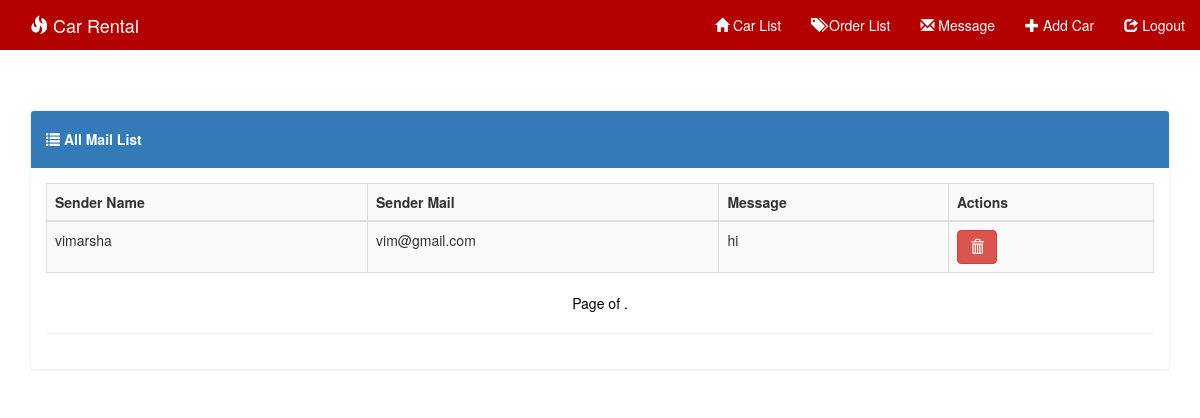
Screenshot of /message/ with the database file from the repository.
### system/models.py (models this page shows)
class PrivateMsg(models.Model):
    name = models.CharField(max_length=200)
    email = models.EmailField()
    message = models.TextField()

### system/views.py (the view)
# urls.py: url(r'^message/$', admin_msg, name='message'),
def admin_msg(request):
    msg = PrivateMsg.objects.order_by('-id')
    context={
        "car": msg,
    }
    return render(request, 'admin_msg.html', context)

### templates/admin_msg.html (shortened to what this page needs)
{% extends 'base.html' %}
{% load crispy_forms_tags %}
{% block nav %}
    <div class="collapse navbar-collapse" id="myNavbar">
      <ul class="nav navbar-nav navbar-right">
        <li><a href="{% url 'adminIndex' %}"><span class="glyphicon glyphicon-home"></span> Car List</a></li>
        <li><a href="{% url 'order_list' %}"><span class="glyphicon glyphicon-tags"></span> Order List</a></li>
        <li><a href="{% url 'message' %}"><span class="glyphicon glyphicon-envelope"></span> Message</a></li>
         <li><a href="{% url 'car_create' %}"><span class="glyphicon glyphicon-plus"></span> Add Car</a></li>
        <li><a href="{% url 'logout' %}"><span class="glyphicon glyphicon-share"></span> Logout</a></li>
      </ul>
    </div>
{% endblock %}
{% block body %}
<div class='container table-responsive'>
<div class="panel panel-primary">
  <div class="panel-heading"><h5><strong><span class="glyphicon glyphicon-list"></span> All Mail List</strong></h5> </div>
    <div class="panel-body">
  <table class="table table-bordered table-striped table-hover">
   <tr>
    <td><strong>Sender Name</strong></td>
    <td><strong>Sender Mail</strong></td>
    <td><strong>Message</strong></td>
    <td><strong>Actions</strong></td>
  </tr>
      <tbody>
      {% for ob in car %}
    <tr>
    <td>{{ob.name}}</td>
    <td>{{ob.email}}</td>
    <td>{{ob.message}}</td>
    <td>
         <a href="{% url 'msg_delete' ob.id %}"><button type="button" class="btn btn-danger" onclick="return getConfirmation()"><span class="glyphicon glyphicon-trash"></span></button></a>
    </td>
    </tr>
    {% endfor %}
</tbody>
  </table>
<nav>
  <ul class="pager">
      <li class="previous" style="color: black !important;">
          Page {{ car.number }} of {{ car.paginator.num_pages }}.
    </li>
  </ul>
</nav>
        <hr>
</div>
</div>
</div>
{% endblock %}

### static/css/style.css (style rules this page uses)
body { background:url('../images/'); }
.navbar li a, .navbar .navbar-brand { color: #fff !important; }
.panel { margin-top:25px; }
.panel-primary { border-color: #f1f1f1 !important; }

### rows the page displays
PrivateMsg: name "vimarsha", email "vim@gmail.com", message "hi"
